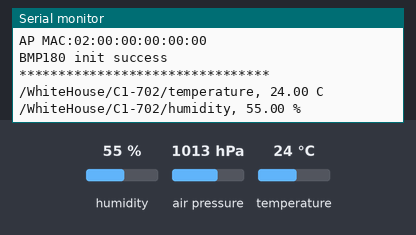
This sketch was run on a simulated ESP8266 (Wemos D1 mini). Parts: the last lines printed to the serial monitor. Inputs (shaded band) come from the test bench; at power-on: humidity 55 %, air pressure 1013 hPa, temperature 24 °C. WiFi joins after 1.5 s; servers stay silent unless stated.

Above: at 2.7 s.
2.8 s: humidity set to 22 %
At 4.5 s:
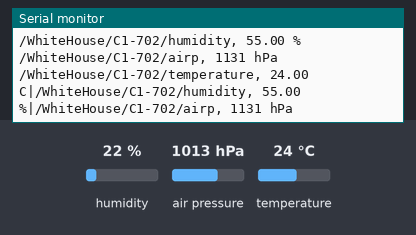
8.8 s: air pressure set to 952 hPa
At 13.0 s:
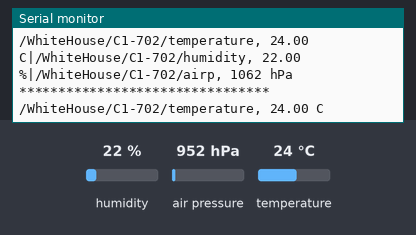
14.8 s: temperature set to 12 °C
At 19.8 s:
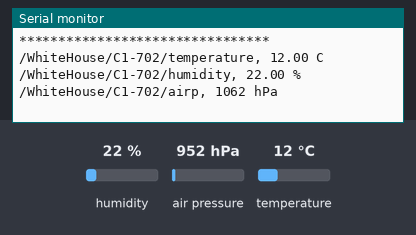
20.8 s: air pressure set to 975 hPa
At 26.4 s:
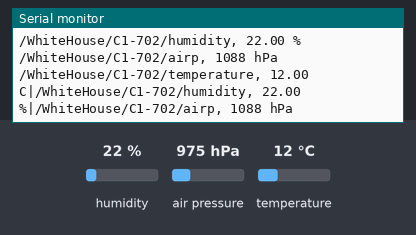
26.8 s: humidity set to 40 %
At 31.1 s:
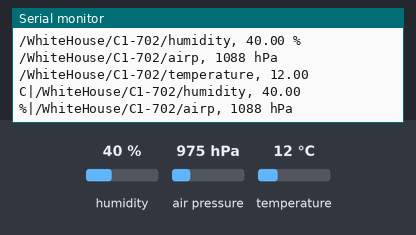
Timing chart, 0 to 32.6 s (numbered marks = the images above; inputs shaded):
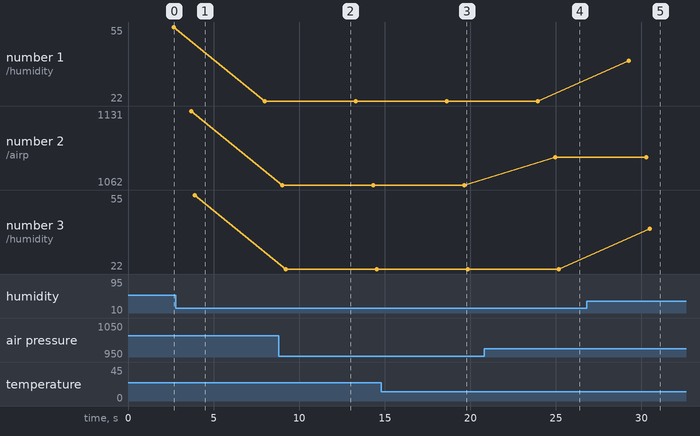

Measured:
- after the input at 8.8 s, the serial monitor: prints a new line after 0.21 s (image 2)
- after the input at 14.8 s, the serial monitor: prints a new line after 2.8 s (image 3)
- after the input at 20.8 s, the serial monitor: prints a new line after 4.2 s (image 4)
- after the input at 26.8 s, the serial monitor: prints a new line after 2.4 s (image 5)
- plotted number 1: 55 → 22 after the input at 2.8 s, 22 → 40 after the input at 26.8 s
- plotted number 2: 1131 → 1062 after the input at 8.8 s, 1062 → 1088 after the input at 20.8 s
- plotted number 3: 22 → 40 after the input at 26.8 s

The sketch:

4_temp_hmdty_airp_station.ino
```cpp
/*  Accesspoint - station communication without router
 *  see: https://github.com/esp8266/Arduino/blob/master/doc/esp8266wifi/station-class.rst
 *  Works with: accesspoint_bare_01.ino
 */

#include <ESP8266WiFi.h>
#include<dht.h>
#include <SFE_BMP180.h> //Including BMP180 library

#define DHT11_PIN D7

#define localTopic "/WhiteHouse/C1-702/"

dht DHT;

char ssid[] = "Wemos_AP";           // SSID of your AP
char pass[] = "Wemos_comm";         // password of your AP
char msg[50];
String PublishStr;

boolean debug= false;

#define ALTITUDE 920.00 //Altitude where I live (change this to your altitude)

SFE_BMP180 pressure; //Creating an object

IPAddress server(192,168,4,15);     // IP address of the AP
WiFiClient client;

void setup() {
  Serial.begin(9600);
  WiFi.mode(WIFI_STA);
  WiFi.begin(ssid, pass);           // connects to the WiFi AP
  Serial.println();
  Serial.println("Connection to the AP");
  while (WiFi.status() != WL_CONNECTED) {
    Serial.print(".");
    delay(500);
  }
  Serial.println();
  Serial.println("Connected");
  Serial.println("station_bare_01.ino");
  Serial.print("LocalIP:"); Serial.println(WiFi.localIP());
  Serial.println("MAC:" + WiFi.macAddress());
  Serial.print("Gateway:"); Serial.println(WiFi.gatewayIP());
  Serial.print("AP MAC:"); Serial.println(WiFi.BSSIDstr());

  // Init the Pressure sensor
  if (pressure.begin()) //If initialization was successful, continue
    Serial.println("BMP180 init success");
  else {
    Serial.println("BMP180 init failed !!!!");
  }
}

void loop() {
  double T, P, p0;
  char status;

  int chk = DHT.read11(DHT11_PIN);
  if ( debug ) {
      Serial.print("Temperature:");
      Serial.print(DHT.temperature, 2);
      Serial.print("    ");
      Serial.print("Humidity:");
      Serial.println(DHT.humidity, 2);
      delay(500);
  }

  Serial.println("********************************");

  // Temperature
  float t = DHT.temperature;
  snprintf (msg, 75, "%stemperature, %0.2f C\r", localTopic, t);
  Serial.println(msg);
  PublishStr = String(msg);
  delay(1000);

  //Humidity
  float h = DHT.humidity;
  sprintf (msg, "%shumidity, %0.2f \%%\r", localTopic, h);
  Serial.println (msg);
  PublishStr = PublishStr + "|"+ String(msg);
  delay(1000);

  status = pressure.startPressure(3);

  if (status != 0) {
      delay(status);

      status = pressure.getPressure(P, T);
      if (status != 0) {
          if( debug ) {Serial.print("Pressure measurement: ");
             Serial.print(P);
             Serial.println(" hPa (Pressure measured using temperature)");
          }
          p0 = pressure.sealevel(P, ALTITUDE);
          //Serial.print("Relative (sea-level) pressure: ");
          //Serial.print(p0);
          //Serial.println("hPa");

          long ap = (long) p0;
          sprintf (msg, "%sairp, %ld hPa\r", localTopic, ap);
          Serial.println (msg);
          PublishStr = PublishStr + "|" + String(msg);

      }

  } else {
    sprintf (msg, "%sair-pressure, BMP180 SENSOR FAILED ! \r", localTopic);
    Serial.println (msg);
    PublishStr = PublishStr +  "|" + String(msg);
  }

  // Finally. Dont check if connection() was successful,
  // if failure it will be picked up next connect and publish.
  client.connect(server, 80);
  client.print(PublishStr);

  client.flush();
  client.stop();

  Serial.println ( PublishStr );

  delay(3000);
}
```
